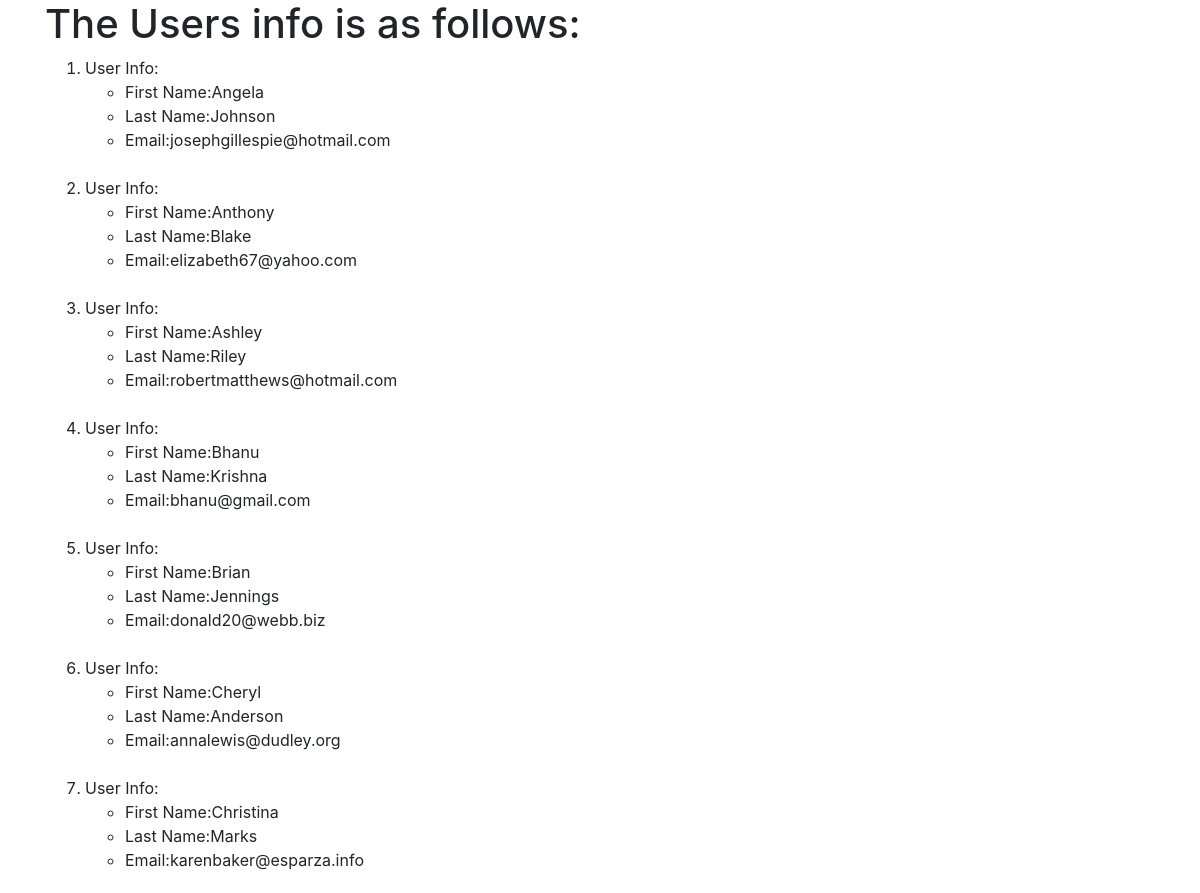
Page /users (upper part) on the earlier database version.
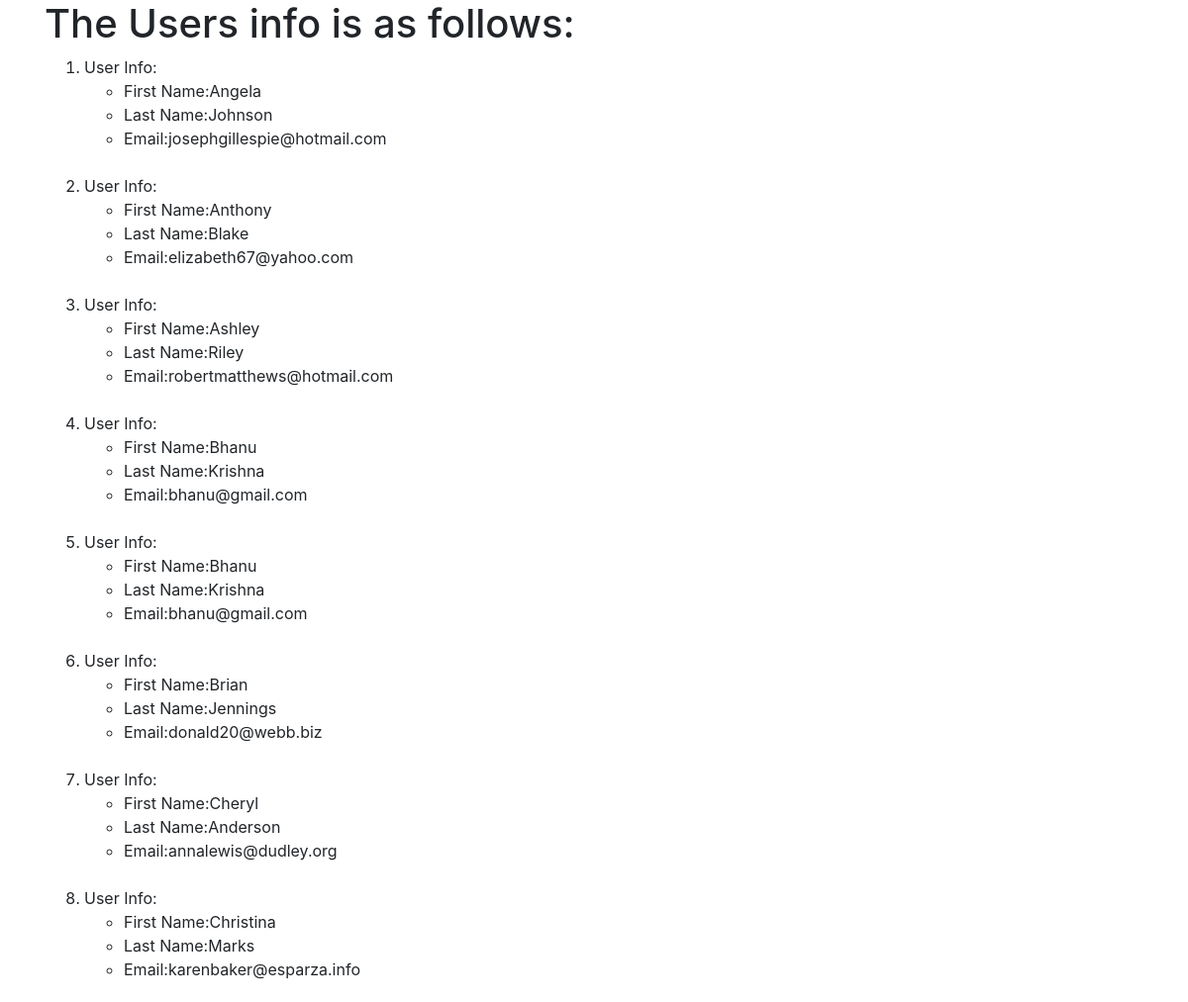
Same page on the later database version.
### firstapp/models.py (models this page shows, shortened)
class Users(models.Model):
    fname = models.CharField(max_length=100)
    lname = models.CharField(max_length=100)
    email = models.EmailField(max_length=100)

### firstapp/views.py (the view)
# urls.py: path('users', views.users, name='users'),
def users(request):
    user_list = Users.objects.order_by('fname')
    user_dict = {'users': user_list}
    return render(request, 'firstapp/users.html', context=user_dict)

### templates/firstapp/users.html (shortened to what this page needs)
<html lang="en">
<head>
    <link rel="stylesheet" href="https://maxcdn.bootstrapcdn.com/bootstrap/4.0.0/css/bootstrap.min.css"
>
</head>
<body>
    {%if users%}
    <div class="container">
        <h1>The Users info is as follows:</h1>
        <ol>
            {%for user in users%}
            <li>User Info:</li>
            <ul>
                <li>
                    First Name:{{user.fname}}
                </li>
                <li>
                    Last Name:{{user.lname}}
                </li>
                <li>
                    Email:{{user.email}}
                </li>
            </ul>
            <br>
            {%endfor%}
        </ol>
        {%endif%}
    </div>
</body>
</html>

Differences in the rows shown:
added Users: fname "Bhanu", lname "Krishna", email "bhanu@gmail.com"
